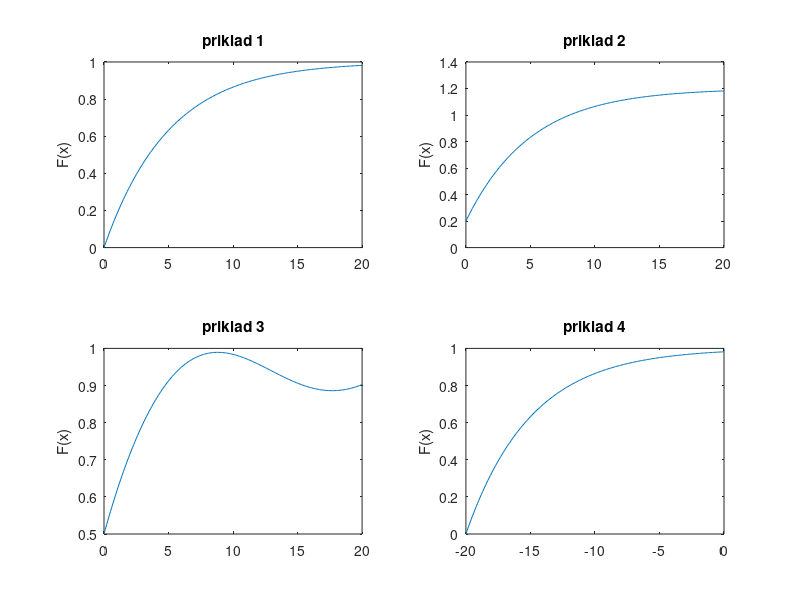

This figure's MATLAB source:
clear all
clc
hold on

subplot(2,2,1)
x1=0:0.1:20;
y1=1-exp(-x1/5);
plot(x1,y1)
title('priklad 1')
ylabel('F(x)')

subplot(2,2,2)
x1=0:0.1:20;
y1=1.2-exp(-x1/5);
plot(x1,y1)
title('priklad 2')
ylabel('F(x)')

subplot(2,2,3)
x1=0:0.1:20;
y1=1-0.5*exp(-x1/5)+0.1*sin(0.26*x1);
plot(x1,y1)
title('priklad 3')
ylabel('F(x)')

subplot(2,2,4)
x1=0:0.1:20;
y1=1-exp(-x1/5);
plot(x1-20,y1)
title('priklad 4')
ylabel('F(x)')

hold off
